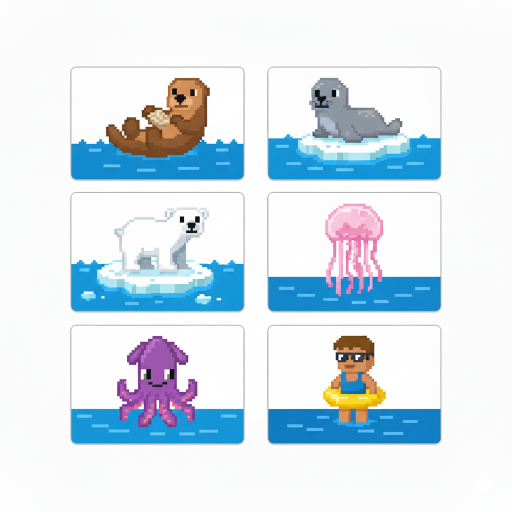
#> input picture split_image/pic_8bit/Gemini_Generated_Image_7javto7javto7jav.png, 1024 x 1024 px, found by its file name (shown at 1/2 size)
$ python split_image.py
#> lines starting #> are read from the running program, lines starting #| are printed output that depends on the picture; after the words box and inside, x2 and y2 are one past the last pixel; in counts of white or black regions, pixels touching at a corner belong together
import os
import cv2
import numpy as np
from PIL import Image

def split_cards_by_background_difference(input_image_path, output_dir, card_padding=5, min_card_area=5000):
    """
    白い背景に配置された白いカード（アイコンを囲む部分）を検出し、
    個別の画像に分割して保存する関数。

    :param input_image_path: 分割したい元の画像のパス
    :param output_dir: 分割した画像の保存先ディレクトリ
    :param card_padding: 切り出すカード領域の周囲に追加する余白のピクセル数
    :param min_card_area: 検出するカードの最小ピクセル面積。ノイズ除去に利用。
    """
#> called with output_dir = 'split_image/split_icons', card_padding = 10, min_card_area = 5000
    # 出力先ディレクトリがなければ作成する
    if not os.path.exists(output_dir):
        os.makedirs(output_dir)

    try:
        # OpenCVで画像を読み込む (BGR形式)
        img_bgr = cv2.imread(input_image_path)
#> img_bgr is the input picture: shape (1024, 1024, 3); mean B, G, R 236.3, 227.8, 215.7
        if img_bgr is None:
            print(f"エラー: 画像ファイルが読み込めません - {input_image_path}")
            return

        # グレースケールに変換
        gray = cv2.cvtColor(img_bgr, cv2.COLOR_BGR2GRAY)
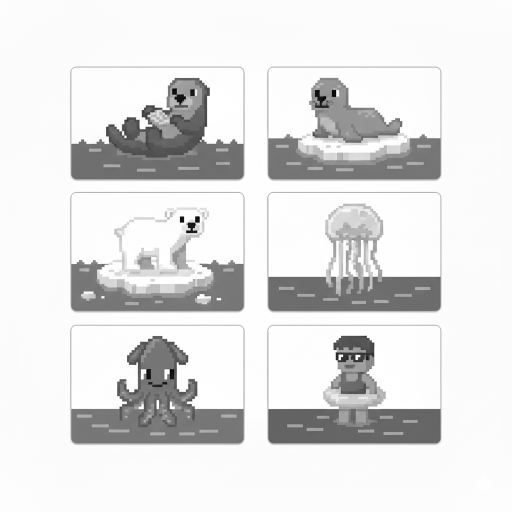
#> gray: shape (1024, 1024) (shown at 1/2 size); min 0, max 255, mean 225.2

        # 全体の白い背景とカードの白い背景のわずかな違いを検出するため、
        # Adaptive Thresholdingや、背景除去に近い処理を試みる。
        # または、背景が最も明るい色であると仮定し、そこからわずかに暗い領域（カード）を検出する。

        # ここでは、固定閾値で試す（背景255、カードが240-250くらいの想定）
        # 画像によってこの閾値は調整が必要かもしれない
        # まず、背景とカードの境目を強調するために、白い部分を反転させる
        _, thresh_inv = cv2.threshold(gray, 245, 255, cv2.THRESH_BINARY_INV)
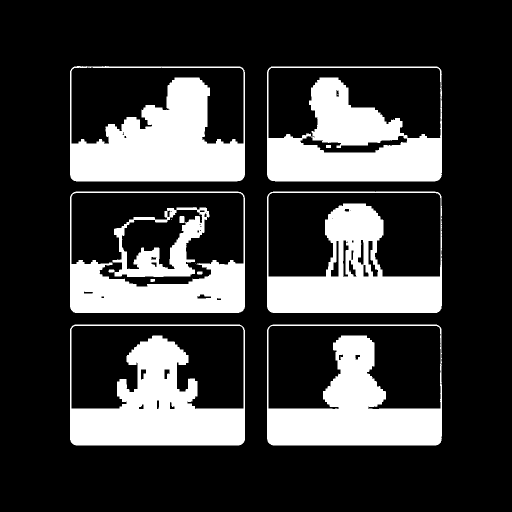
#> thresh_inv: shape (1024, 1024) (shown at 1/2 size); 23.9% white; 16 white regions (5 under 20 px), largest, box (x1, y1, x2, y2) and area: (140, 132, 490, 363) 45427, (534, 133, 884, 363) 43108, (140, 649, 490, 891) 42830
        # ↑245より明るい(白い)部分を0(黒)に、それ以外を255(白)にする
        # これにより、背景が黒、カード部分が白になる（アイコンはカード部分に含まれる）

        # ノイズ除去とカードの形状を結合するためのモルフォロジー処理
        kernel = np.ones((5,5),np.uint8) # カーネルサイズはカードの大きさに合わせて調整
        thresh_inv = cv2.morphologyEx(thresh_inv, cv2.MORPH_CLOSE, kernel) # 閉処理
#> thresh_inv: shape (1024, 1024); 24.1% white; 6 white regions, box (x1, y1, x2, y2) and area: (140, 132, 490, 363) 45537, (534, 133, 884, 363) 43346, (140, 649, 490, 891) 43096, (534, 649, 884, 891) 40452, (534, 383, 884, 626) 40328, (140, 383, 490, 626) 39840
        thresh_inv = cv2.morphologyEx(thresh_inv, cv2.MORPH_OPEN, kernel)  # 開処理
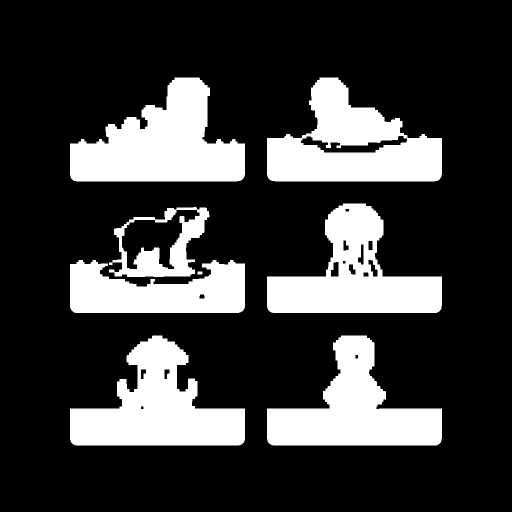
#> thresh_inv: shape (1024, 1024) (shown at 1/2 size); 23% white; 8 white regions

        # 輪郭を検出
        # cv2.RETR_EXTERNAL で一番外側の輪郭のみ検出
        contours, _ = cv2.findContours(thresh_inv, cv2.RETR_EXTERNAL, cv2.CHAIN_APPROX_SIMPLE)
#> contours = 8 contours; box (x1, y1, x2, y2) and area: (534, 155, 884, 363) 43812, (140, 155, 490, 363) 42960, (140, 671, 490, 891) 40740, (534, 407, 884, 626) 39264, (534, 671, 884, 891) 37894, (140, 520, 490, 626) 26616, (218, 414, 419, 554) 18928, (395, 543, 405, 549) 44

        card_rects = []
        for cnt in contours:
            # 輪郭の面積が小さすぎるものはノイズとして除外
            if cv2.contourArea(cnt) < min_card_area:
                continue

            # 輪郭を囲む最小の直立矩形を取得 (x, y, w, h)
            x, y, w, h = cv2.boundingRect(cnt)
            card_rects.append((x, y, w, h))
#> this loop made 8 passes
#> (x, y, w, h) on passes 1, 2, 4, 5, 6, 7, 8: (534, 671, 350, 220), (140, 671, 350, 220), (140, 520, 350, 106), (218, 414, 201, 140), (534, 407, 350, 219), (534, 155, 350, 208), (140, 155, 350, 208)
#> after the loop, card_rects = [(534, 671, 350, 220), (140, 671, 350, 220), (140, 520, 350, 106), (218, 414, 201, 140), (534, 407, 350, 219), (534, 155, 350, 208), (140, 155, 350, 208)]

        # カードの矩形をY座標、次にX座標でソートして、左上から順に処理できるようにする
        card_rects.sort(key=lambda r: (r[1], r[0]))

        # PIL形式に変換して切り出す
        img_pil = Image.open(input_image_path)
        img_width, img_height = img_pil.size
#> img_width = 1024; img_height = 1024

        count = 0
        for x, y, w, h in card_rects:
            # パディングを追加して切り出す範囲を決定
            x1_padded = max(0, x - card_padding)
            y1_padded = max(0, y - card_padding)
            x2_padded = min(img_width, x + w + card_padding)
            y2_padded = min(img_height, y + h + card_padding)

            # 画像を切り出す
            cropped_img_pil = img_pil.crop((x1_padded, y1_padded, x2_padded, y2_padded))

            # 保存するファイル名を設定
            output_filename = os.path.join(output_dir, f"card_icon_{count}.png")

            # 画像を保存
            cropped_img_pil.save(output_filename)
            print(f"保存しました: {output_filename}")

            count += 1
#> this loop made 7 passes
#> (x, y, w, h, x1_padded, y1_padded, x2_padded, y2_padded) on passes 1 to 7: (140, 155, 350, 208, 130, 145, 500, 373), (534, 155, 350, 208, 524, 145, 894, 373), (534, 407, 350, 219, 524, 397, 894, 636), (218, 414, 201, 140, 208, 404, 429, 564), (140, 520, 350, 106, 130, 510, 500, 636), (140, 671, 350, 220, 130, 661, 500, 901), (534, 671, 350, 220, 524, 661, 894, 901)
#| 保存しました: split_image/split_icons/card_icon_0.png
#| 保存しました: split_image/split_icons/card_icon_1.png
#| 保存しました: split_image/split_icons/card_icon_2.png
#| 保存しました: split_image/split_icons/card_icon_3.png
#| 保存しました: split_image/split_icons/card_icon_4.png
#| 保存しました: split_image/split_icons/card_icon_5.png
#| 保存しました: split_image/split_icons/card_icon_6.png
#> pass 1, in split_cards_by_background_difference, `cropped_img_pil = img_pil.crop((x1_padded, y1_padded, x2_padded, y2_pa..`:
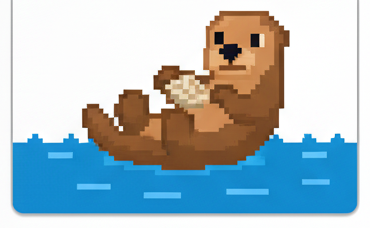
#> cropped_img_pil: PIL image 370x228 RGB; mean R, G, B 169.2, 187.7, 195.2
#> pass 2, in split_cards_by_background_difference, `cropped_img_pil = img_pil.crop((x1_padded, y1_padded, x2_padded, y2_pa..`:
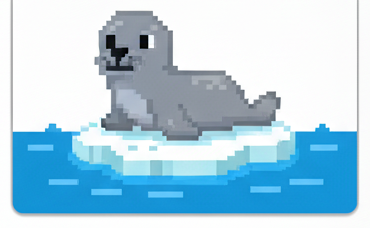
#> cropped_img_pil: PIL image 370x228 RGB; mean R, G, B 173.2, 208.3, 226.2
#> pass 3, in split_cards_by_background_difference, `cropped_img_pil = img_pil.crop((x1_padded, y1_padded, x2_padded, y2_pa..`:
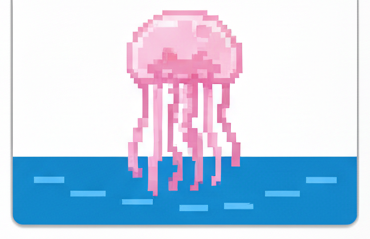
#> cropped_img_pil: PIL image 370x239 RGB; mean R, G, B 192.5, 210.6, 232.3
#> after the loop:
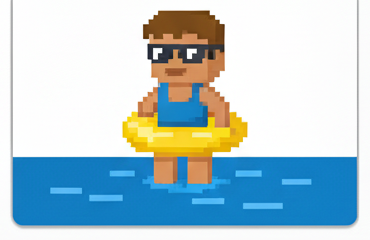
#> cropped_img_pil: PIL image 370x240 RGB; mean R, G, B 180.9, 203.2, 210.5
#> after the loop, count = 7

    except FileNotFoundError:
        print(f"エラー: ファイルが見つかりません - {input_image_path}")
    except Exception as e:
        print(f"エラーが発生しました: {e}")

if __name__ == '__main__':
    # --- 設定項目 ---

    # 1. 元の画像ファイルのパスを指定
    input_image = 'split_image/pic_8bit/Gemini_Generated_Image_7javto7javto7jav.png'

    # 2. 分割した画像の保存先フォルダ名を指定
    output_folder = 'split_image/split_icons'

    # 3. 切り出すカード領域の周囲に追加する余白のピクセル数 (調整可能)
    # カードの端からどれくらい余白を持たせて切り出すかを設定
    card_crop_padding = 10

    # 4. 検出するカードの最小ピクセル面積 (調整可能)
    # 小さすぎるノイズの輪郭を除去するために使用。画像の解像度に合わせて調整してください。
    # 例: 100x100pxのカードなら10000が目安。
    min_card_area_threshold = 5000

    # --- 処理の実行 ---
    split_cards_by_background_difference(input_image, output_folder, card_crop_padding, min_card_area_threshold)

$ run again, with split_image/pic_8bit/Gemini_Generated_Image_a7xei4a7xei4a7xe.png copied over split_image/pic_8bit/Gemini_Generated_Image_7javto7javto7jav.png
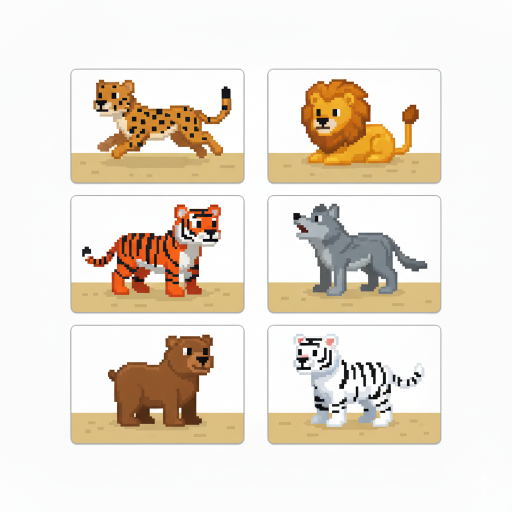
#> input picture split_image/pic_8bit/Gemini_Generated_Image_a7xei4a7xei4a7xe.png, 1024 x 1024 px, found by its file name (shown at 1/2 size)
#> in split_cards_by_background_difference, img_bgr is the input picture: shape (1024, 1024, 3); mean B, G, R 214.6, 225.9, 234.5
#> in split_cards_by_background_difference, `thresh_inv = cv2.morphologyEx(thresh_inv, cv2.MORPH_OPEN, kernel)`:
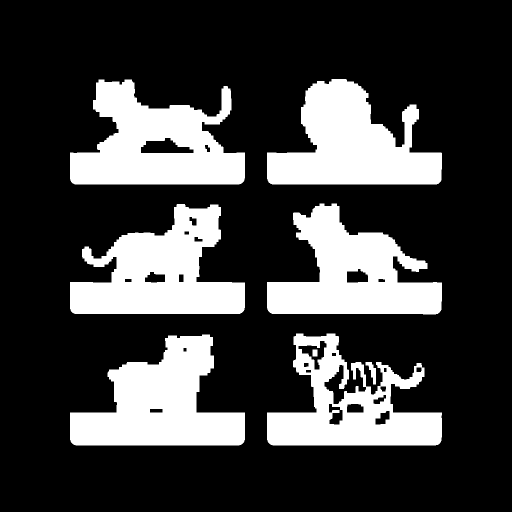
#> thresh_inv: shape (1024, 1024) (shown at 1/2 size); 24.9% white; 8 white regions
#> contours = 7 contours; box (x1, y1, x2, y2) and area: (140, 159, 490, 369) 46384, (140, 408, 490, 628) 45446, (140, 669, 490, 891) 44814, (534, 158, 884, 369) 43820, (534, 407, 884, 629) 43388, (534, 667, 884, 891) 40481, (731, 724, 752, 769) 372
#> the loop in split_cards_by_background_difference, `for cnt in contours:` made 7 passes
#> (x, y, h) on passes 2 to 7: (140, 669, 222), (534, 667, 224), (140, 408, 220), (534, 407, 222), (140, 159, 210), (534, 158, 211)
#> after the loop in split_cards_by_background_difference, `for cnt in contours:`: card_rects = [(140, 669, 350, 222), (534, 667, 350, 224), (140, 408, 350, 220), (534, 407, 350, 222), (140, 159, 350, 210), (534, 158, 350, 211)]
#> the loop in split_cards_by_background_difference, `for x, y, w, h in card_rects:` made 6 passes
#> (x, y, h, x1_padded, y1_padded, x2_padded, y2_padded) on passes 1 to 6: (534, 158, 211, 524, 148, 894, 379), (140, 159, 210, 130, 149, 500, 379), (534, 407, 222, 524, 397, 894, 639), (140, 408, 220, 130, 398, 500, 638), (534, 667, 224, 524, 657, 894, 901), (140, 669, 222, 130, 659, 500, 901)
#> (printed output is left out)
#> after the loop in split_cards_by_background_difference, `for x, y, w, h in card_rects:`:
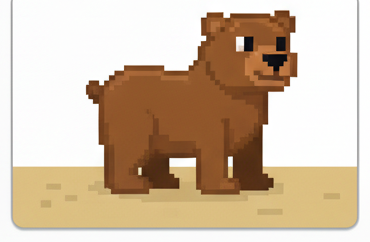
#> cropped_img_pil: PIL image 370x242 RGB; mean R, G, B 209.2, 188.9, 166.1
#> after the loop in split_cards_by_background_difference, `for x, y, w, h in card_rects:`: count = 6

$ run again, with split_image/pic_8bit/Gemini_Generated_Image_f688c7f688c7f688.png copied over split_image/pic_8bit/Gemini_Generated_Image_7javto7javto7jav.png
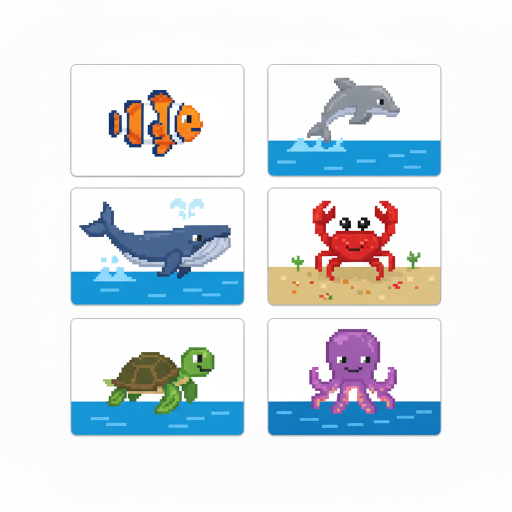
#> input picture split_image/pic_8bit/Gemini_Generated_Image_f688c7f688c7f688.png, 1024 x 1024 px, found by its file name (shown at 1/2 size)
#> in split_cards_by_background_difference, img_bgr is the input picture: shape (1024, 1024, 3); mean B, G, R 232.3, 227.9, 221.2
#> in split_cards_by_background_difference, `thresh_inv = cv2.morphologyEx(thresh_inv, cv2.MORPH_OPEN, kernel)`:
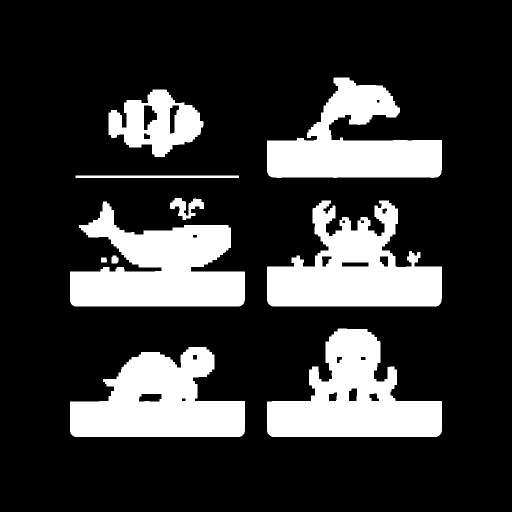
#> thresh_inv: shape (1024, 1024) (shown at 1/2 size); 21.4% white; 10 white regions
#> contours = 10 contours; largest, box (x1, y1, x2, y2) and area: (140, 403, 490, 613) 43518, (534, 401, 884, 613) 42962, (534, 657, 884, 874) 42108, (140, 694, 490, 874) 41110, (534, 155, 884, 356) 36298
#> the loop in split_cards_by_background_difference, `for cnt in contours:` made 10 passes
#> (x, y, w, h) on passes 1, 2, 5, 6, 9, 10: (140, 694, 350, 180), (534, 657, 350, 217), (140, 403, 350, 210), (534, 401, 350, 212), (217, 179, 190, 135), (534, 155, 350, 201)
#> after the loop in split_cards_by_background_difference, `for cnt in contours:`: card_rects = [(140, 694, 350, 180), (534, 657, 350, 217), (140, 403, 350, 210), (534, 401, 350, 212), (217, 179, 190, 135), (534, 155, 350, 201)]
#> the loop in split_cards_by_background_difference, `for x, y, w, h in card_rects:` made 6 passes
#> (x, y, w, h, x1_padded, y1_padded, x2_padded, y2_padded) on passes 1 to 6: (534, 155, 350, 201, 524, 145, 894, 366), (217, 179, 190, 135, 207, 169, 417, 324), (534, 401, 350, 212, 524, 391, 894, 623), (140, 403, 350, 210, 130, 393, 500, 623), (534, 657, 350, 217, 524, 647, 894, 884), (140, 694, 350, 180, 130, 684, 500, 884)
#> (printed output is left out)
#> after the loop in split_cards_by_background_difference, `for x, y, w, h in card_rects:`:
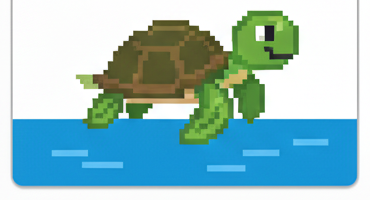
#> cropped_img_pil: PIL image 370x200 RGB; mean R, G, B 150.1, 191.8, 195.9
#> after the loop in split_cards_by_background_difference, `for x, y, w, h in card_rects:`: count = 6
